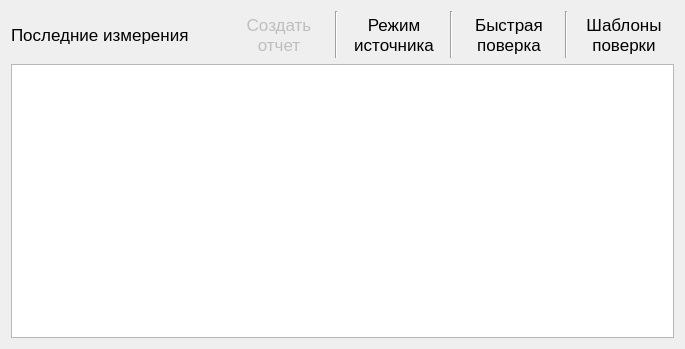
<?xml version="1.0" encoding="UTF-8"?>
<ui version="4.0">
 <class>Form</class>
 <widget class="QWidget" name="Form">
  <property name="geometry">
   <rect>
    <x>0</x>
    <y>0</y>
    <width>685</width>
    <height>349</height>
   </rect>
  </property>
  <property name="font">
   <font>
    <pointsize>13</pointsize>
   </font>
  </property>
  <property name="windowTitle">
   <string>Form</string>
  </property>
  <layout class="QVBoxLayout" name="verticalLayout">
   <item>
    <layout class="QHBoxLayout" name="horizontalLayout">
     <item>
      <widget class="QLabel" name="label">
       <property name="text">
        <string>Последние измерения</string>
       </property>
      </widget>
     </item>
     <item>
      <widget class="QToolButton" name="create_protocol_button">
       <property name="enabled">
        <bool>false</bool>
       </property>
       <property name="sizePolicy">
        <sizepolicy hsizetype="Fixed" vsizetype="Fixed">
         <horstretch>0</horstretch>
         <verstretch>0</verstretch>
        </sizepolicy>
       </property>
       <property name="minimumSize">
        <size>
         <width>100</width>
         <height>0</height>
        </size>
       </property>
       <property name="text">
        <string>Создать
отчет</string>
       </property>
       <property name="autoRaise">
        <bool>true</bool>
       </property>
       <property name="arrowType">
        <enum>Qt::NoArrow</enum>
       </property>
      </widget>
     </item>
     <item>
      <widget class="Line" name="line_2">
       <property name="orientation">
        <enum>Qt::Vertical</enum>
       </property>
      </widget>
     </item>
     <item>
      <widget class="QToolButton" name="source_mode_button">
       <property name="sizePolicy">
        <sizepolicy hsizetype="Fixed" vsizetype="Fixed">
         <horstretch>0</horstretch>
         <verstretch>0</verstretch>
        </sizepolicy>
       </property>
       <property name="minimumSize">
        <size>
         <width>100</width>
         <height>0</height>
        </size>
       </property>
       <property name="text">
        <string>Режим
источника</string>
       </property>
       <property name="popupMode">
        <enum>QToolButton::DelayedPopup</enum>
       </property>
       <property name="toolButtonStyle">
        <enum>Qt::ToolButtonTextOnly</enum>
       </property>
       <property name="autoRaise">
        <bool>true</bool>
       </property>
      </widget>
     </item>
     <item>
      <widget class="Line" name="line_3">
       <property name="orientation">
        <enum>Qt::Vertical</enum>
       </property>
      </widget>
     </item>
     <item>
      <widget class="QToolButton" name="no_template_mode_button">
       <property name="sizePolicy">
        <sizepolicy hsizetype="Fixed" vsizetype="Fixed">
         <horstretch>0</horstretch>
         <verstretch>0</verstretch>
        </sizepolicy>
       </property>
       <property name="minimumSize">
        <size>
         <width>100</width>
         <height>0</height>
        </size>
       </property>
       <property name="text">
        <string>Быстрая
поверка</string>
       </property>
       <property name="popupMode">
        <enum>QToolButton::DelayedPopup</enum>
       </property>
       <property name="toolButtonStyle">
        <enum>Qt::ToolButtonTextOnly</enum>
       </property>
       <property name="autoRaise">
        <bool>true</bool>
       </property>
      </widget>
     </item>
     <item>
      <widget class="Line" name="line_4">
       <property name="orientation">
        <enum>Qt::Vertical</enum>
       </property>
      </widget>
     </item>
     <item>
      <widget class="QToolButton" name="template_mode_button">
       <property name="sizePolicy">
        <sizepolicy hsizetype="Fixed" vsizetype="Fixed">
         <horstretch>0</horstretch>
         <verstretch>0</verstretch>
        </sizepolicy>
       </property>
       <property name="minimumSize">
        <size>
         <width>100</width>
         <height>0</height>
        </size>
       </property>
       <property name="text">
        <string>Шаблоны
поверки</string>
       </property>
       <property name="autoRaise">
        <bool>true</bool>
       </property>
       <property name="arrowType">
        <enum>Qt::NoArrow</enum>
       </property>
      </widget>
     </item>
    </layout>
   </item>
   <item>
    <widget class="QTableView" name="measures_table">
     <property name="contextMenuPolicy">
      <enum>Qt::CustomContextMenu</enum>
     </property>
     <property name="styleSheet">
      <string notr="true">selection-color: rgb(0, 0, 0);
selection-background-color: rgb(170, 170, 255);</string>
     </property>
     <property name="editTriggers">
      <set>QAbstractItemView::NoEditTriggers</set>
     </property>
     <property name="dragEnabled">
      <bool>false</bool>
     </property>
     <property name="dragDropMode">
      <enum>QAbstractItemView::NoDragDrop</enum>
     </property>
     <property name="defaultDropAction">
      <enum>Qt::IgnoreAction</enum>
     </property>
     <property name="alternatingRowColors">
      <bool>true</bool>
     </property>
     <property name="selectionMode">
      <enum>QAbstractItemView::SingleSelection</enum>
     </property>
     <property name="selectionBehavior">
      <enum>QAbstractItemView::SelectRows</enum>
     </property>
     <property name="sortingEnabled">
      <bool>true</bool>
     </property>
     <property name="wordWrap">
      <bool>true</bool>
     </property>
     <attribute name="horizontalHeaderShowSortIndicator" stdset="0">
      <bool>true</bool>
     </attribute>
     <attribute name="verticalHeaderVisible">
      <bool>false</bool>
     </attribute>
    </widget>
   </item>
  </layout>
 </widget>
 <resources/>
 <connections/>
</ui>
